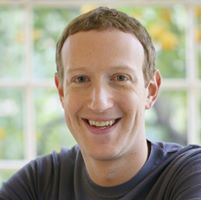
#> input picture Web Scraping Basics/zuckerberg Image.jpg, 201 x 200 px, given in place of the camera
$ python face_capture.py
#> lines starting #> are read from the running program, lines starting #| are printed output that depends on the picture; after the words box and inside, x2 and y2 are one past the last pixel; in counts of white or black regions, pixels touching at a corner belong together
# Importing the libraries
import cv2
import numpy as np

# Assigning webcam to variable cap
cap = cv2.VideoCapture(0)

# Loading the Haarcascade Face Detection Classifier
face_cascade_classifier = cv2.CascadeClassifier("haarcascade_frontalface_default.xml")

# Iterator for face data storage process
skip = 0

# NumPy Array for runtime storing data of captured face
face_data = []

# Path of dataset
dataset_path = 'data/'

# Asking which person is being scanned
file_name = input("Who is being registered?\n")
#> the answer given: ../Web Scraping Basics/zuckerberg Image.jpg

# Loop to capture images
while True:
    # cap.read() returns two values: A Boolean Value stating whether the operation
    # was successful or not, and the frame information.
    ret, frame = cap.read()
#> frame is the input picture: shape (200, 201, 3); mean B, G, R 137.4, 154.3, 160.9

    if ret == False:
        continue

    # Flip the image
    frame = cv2.flip(frame, 1)
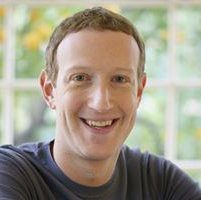
#> frame: shape (200, 201, 3); mean B, G, R 137.4, 154.3, 160.9

    # Grayscaling the Image
    gray_frame = cv2.cvtColor(frame, cv2.COLOR_BGR2GRAY)
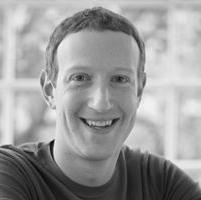
#> gray_frame: shape (200, 201); min 4, max 246, mean 154.3

    # Detecting any faces
    '''
        scaleFactor (1.3) =  Determines how much the image size is reduced at each image scale.
        Suppose our model inputs a 100x100 image. We capture an image of size 500x500. We will
        resize the captured image. scaleFactor 1.3 means that each step of resize, the image
        will lose 30% of its original size.
        Number of Neighbors (5) = Determines how many neighbors each candidate should have to retain it.
    '''
    # This returns the coordinates of the detected faces
    faces = face_cascade_classifier.detectMultiScale(gray_frame, 1.3, 5)
#> faces = [[43, 36, 113, 113]]

    # Sort faces on the basis of size, arranging from Largest to Smallest
    faces = sorted(faces, key = lambda f: f[2]*f[3], reverse = True)

    # Drawing Rectangles Around Detected faces
    for (x, y, w, h) in faces:
        cv2.rectangle(frame, (x, y), (x+w, y+h), (0, 0, 0), 2)

        # Crop out the required part : Region of Interest
        # Adding an Offset/Padding of 10 pixels
        offset = 10
        face_section = frame[y-offset : y+h+offset, x-offset : x+w+offset]
        face_section = cv2.resize(face_section, (100, 100))

        # Store every 10th face
        skip += 1
        if skip%10 == 0:
            face_data.append(face_section)
            print(len(face_data))

        #Displaying just the face
        cv2.imshow("Face", face_section)
#> this loop made 1 pass
#> (x, y, w, h, offset, skip) on pass 1: (43, 36, 113, 113, 10, 1)
#> pass 1, `face_section = frame[y-offset : y+h+offset, x-offset : x+w+offset]`:
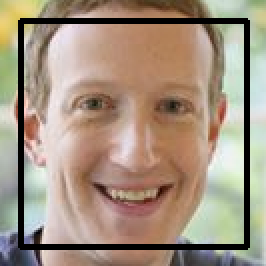
#> face_section: shape (133, 133, 3) (shown 2 times larger); mean B, G, R 128, 146.2, 163.7
#> pass 1, `face_section = cv2.resize(face_section, (100, 100))`:
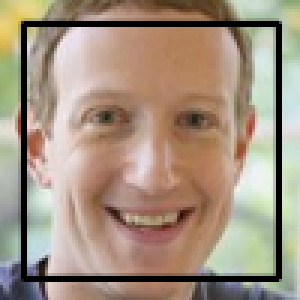
#> face_section: shape (100, 100, 3) (shown 3 times larger); mean B, G, R 128.3, 146.6, 164.1
#> after the loop:
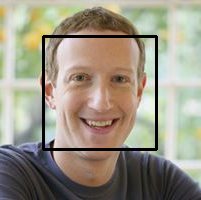
#> frame: shape (200, 201, 3); 3.36% of pixels changed, all inside (x1, y1, x2, y2) = (42, 35, 158, 151)
#> after the loop, face_data = []; skip = 1

    # Displaying the captured image
    cv2.imshow("Video Frame", frame)

    # Wait for user to press 'q', and then stop capturing images.
    # waitKey(1) returns a 32 bit boolean value, if we AND it with 0xFF which represents 8 1's, we
    # get an 8 bit number.
    key_pressed = cv2.waitKey(1) & 0xFF
#> (key q is pressed here)

    # ord is used to record the ASCII value of the key pressed, as an 8 bit value
    if key_pressed == ord('q'):
        break

# Convert face list to Numpy Array
face_data = np.asarray(face_data)
#> face_data = empty array
#> (the run stopped early here; a loop or call above may not have finished)
